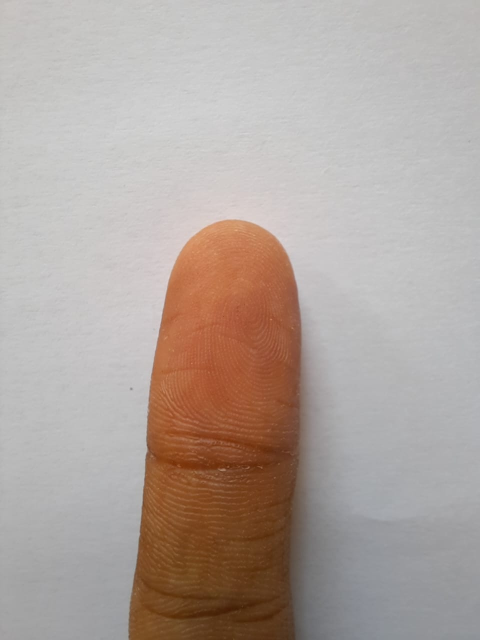
#> input picture M31 - Macro - Without Flash 1.jpg, 960 x 1280 px (shown at 1/2 size)
$ python test.py   (older library calls are emulated)
#> lines starting #> are read from the running program, lines starting #| are printed output that depends on the picture
import cv2
import numpy as np

def display(topic, image, diplay):
    # Display the image
    if diplay:
        cv2.imshow('Image' + topic, image)

# Load the image
img = cv2.imread('M31 - Macro - Without Flash 1.jpg')
#> img is the input picture: shape (1280, 960, 3); mean B, G, R 158.3, 164.8, 176.7

display("1", img,True)

# Crop the image to the region of interest (ROI) where the fingerprint is located
roi = img[100:400, 200:500]
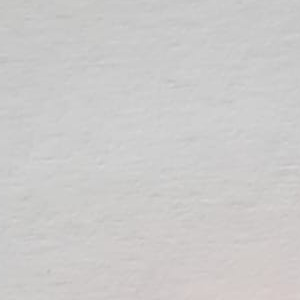
#> roi: shape (300, 300, 3); mean B, G, R 202.4, 203.1, 204.3

display("2", roi,False)

# Convert the ROI to grayscale
gray = cv2.cvtColor(img, cv2.COLOR_BGR2GRAY)
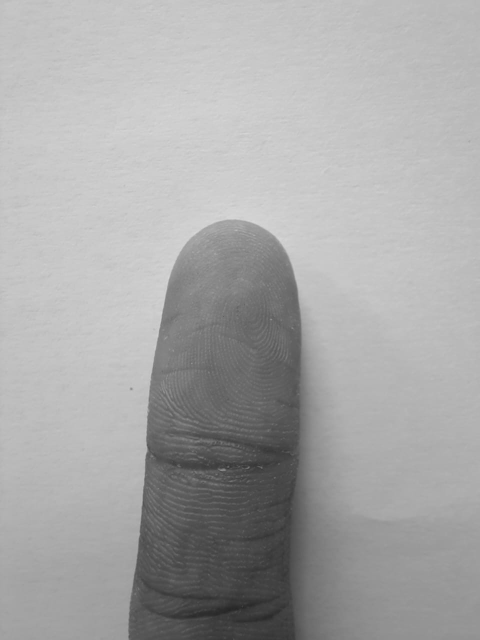
#> gray: shape (1280, 960) (shown at 1/2 size); min 35, max 219, mean 167.6

display("3", gray,True)

# Define the parameters for the Gabor filter
ksize = 21  # size of the filter kernel
sigma = 4  # standard deviation of the Gaussian envelope
theta = np.pi/4  # orientation of the filter
lambd = 16  # wavelength of the sinusoidal component
gamma = 0.5  # aspect ratio of the filter
psi = 0  # phase offset of the sinusoidal component

# Create the Gabor filter
kernel = cv2.getGaborKernel((ksize, ksize), sigma, theta, lambd, gamma, psi, ktype=cv2.CV_32F)

# Apply the Gabor filter to the grayscale image
filtered = cv2.filter2D(gray, cv2.CV_8UC3, kernel)
#> filtered: shape (1280, 960); every value is 255

# Display the filtered image
display("4",filtered,True)
cv2.waitKey(0)
cv2.destroyAllWindows()


# [62 lines of commented-out code are left out]

$ run again, with input_image.jpg copied over M31 - Macro - Without Flash 1.jpg
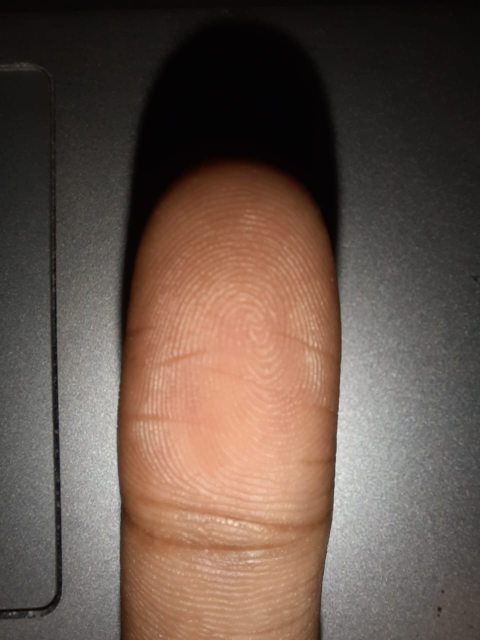
#> input picture input_image.jpg, 960 x 1280 px (shown at 1/2 size)
#> img is the input picture: shape (1280, 960, 3); mean B, G, R 74.3, 84.2, 101.4
#> `roi = img[100:400, 200:500]`:
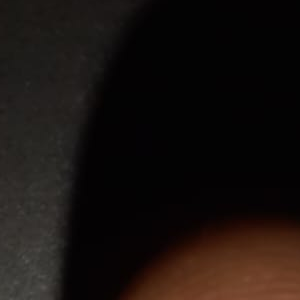
#> roi: shape (300, 300, 3); mean B, G, R 14.7, 17.5, 23.8
#> `filtered = cv2.filter2D(gray, cv2.CV_8UC3, kernel)`:
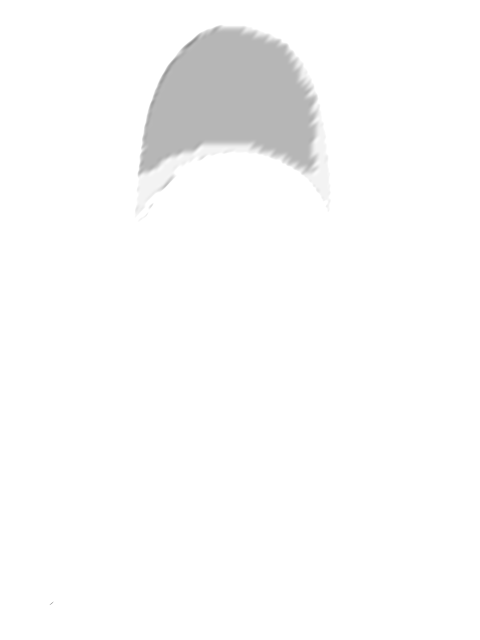
#> filtered: shape (1280, 960) (shown at 1/2 size); min 138, max 255, mean 250.6

$ run again, with M31 - Macro - Without Flash 2.jpg copied over M31 - Macro - Without Flash 1.jpg
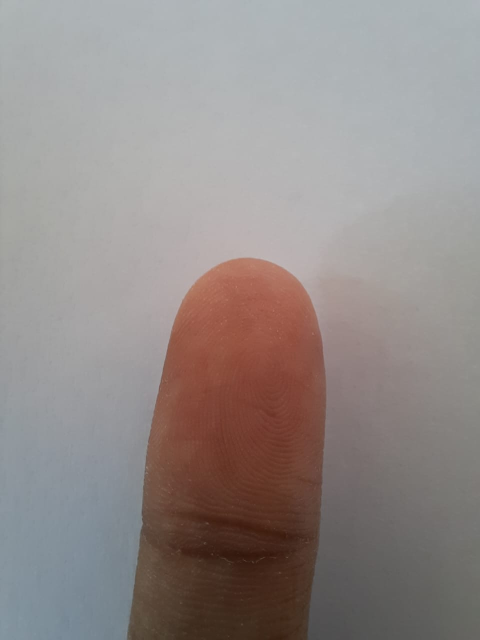
#> input picture M31 - Macro - Without Flash 2.jpg, 960 x 1280 px (shown at 1/2 size)
#> img is the input picture: shape (1280, 960, 3); mean B, G, R 136.4, 138.5, 146.7
#> `roi = img[100:400, 200:500]`:
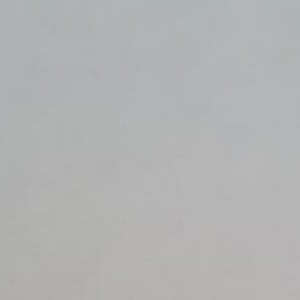
#> roi: shape (300, 300, 3); mean B, G, R 179.5, 179.3, 178.3
#> `gray = cv2.cvtColor(img, cv2.COLOR_BGR2GRAY)`:
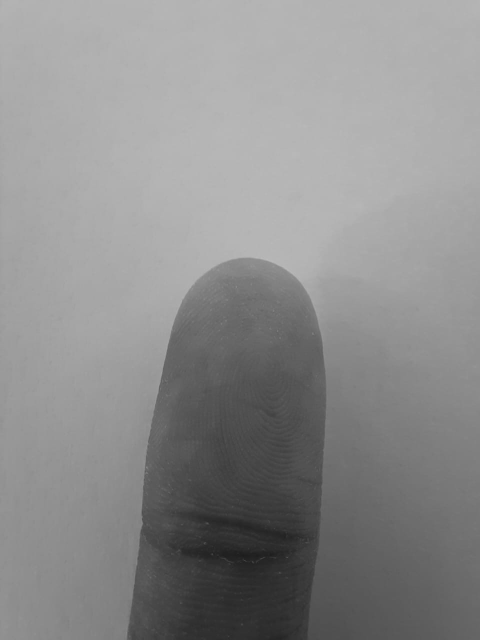
#> gray: shape (1280, 960) (shown at 1/2 size); min 27, max 188, mean 140.8
#> filtered: shape (1280, 960); every value is 255
